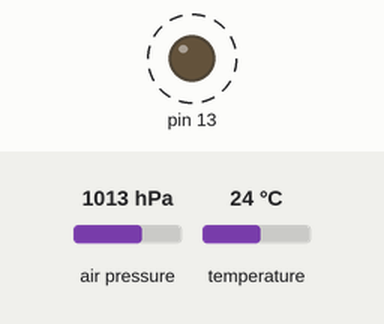
Recording of a sketch running on a simulated Arduino Uno, built with avr-gcc and run on an emulated ATmega328P. On the bench: output pins drawn as LEDs (lit = HIGH). Dashed ring = blinking. The test bench sets the inputs (shaded band); at power-on: air pressure 1013 hPa, temperature 24 °C. No radio packets arrive unless stated; pins used as bus, display or sensor lines are not drawn; what the sketch prints to the serial monitor is not drawn.

Above: at 0.52 s.
Timing chart, 0 to 3.0 s (numbered marks = the images above):
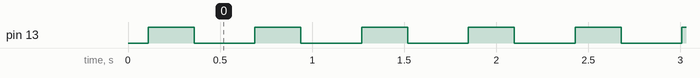

The sketch:

featherM0_Sender.ino
```cpp
#include <Wire.h>
#include <SPI.h>
#include <Adafruit_BMP280.h>
#include <RH_RF95.h>

#define BMP280_ADDRESS 0x76
#define RFM95_CS 8
#define RFM95_RST 4
#define RFM95_INT 3
#define RF95_FREQ 868.0
#define DEBUG 0

Adafruit_BMP280 bmp; // I2C
RH_RF95 rf95(RFM95_CS, RFM95_INT);

void setup() {
#ifdef DEBUG
  Serial.begin(9600);
  while ( !Serial ) delay(100);   // wait for native usb // only use if plugged into pc or laptop
  Serial.println(F("HELLO"));
  Serial.println(F("BMP280 test"));
#endif

  // LoRa reset and init
  pinMode(RFM95_RST, OUTPUT);
  digitalWrite(RFM95_RST, HIGH);
  delay(10);
  digitalWrite(RFM95_RST, LOW);
  delay(10);
  digitalWrite(RFM95_RST, HIGH);
  delay(10);

  if (!rf95.init()) {
  #ifdef DEBUG
    Serial.println(F("LoRa init failed"));
  #endif
    while (1) delay(10);
  }
  if (!rf95.setFrequency(RF95_FREQ)) {
  #ifdef DEBUG
    Serial.println(F("setFrequency failed"));
  #endif
    while (1) delay(10);
  }
  rf95.setTxPower(13, false);

  unsigned status;
  status = bmp.begin(BMP280_ADDRESS);
  if (!status) {
  #ifdef DEBUG
    Serial.println(F("Could not find a valid BMP280 sensor, check wiring or "
                      "try a different address!"));
    Serial.print("SensorID was: 0x"); Serial.println(bmp.sensorID(),16);
    Serial.print("        ID of 0xFF probably means a bad address, a BMP 180 or BMP 085\n");
    Serial.print("   ID of 0x56-0x58 represents a BMP 280,\n");
    Serial.print("        ID of 0x60 represents a BME 280.\n");
    Serial.print("        ID of 0x61 represents a BME 680.\n");
  #endif
    while (1) delay(10);
  }
  /* Default settings from datasheet. */
  bmp.setSampling(Adafruit_BMP280::MODE_NORMAL,     /* Operating Mode. */
                  Adafruit_BMP280::SAMPLING_X2,     /* Temp. oversampling */
                  Adafruit_BMP280::SAMPLING_X16,    /* Pressure oversampling */
                  Adafruit_BMP280::FILTER_X16,      /* Filtering. */
                  Adafruit_BMP280::STANDBY_MS_500); /* Standby time. */
  pinMode(13, OUTPUT);
}

void loop() {
  float temp = bmp.readTemperature();
  float pres = bmp.readPressure();
  float alt = bmp.readAltitude(1033.45);
#ifdef DEBUG
  Serial.print(F("Temperature = "));
  Serial.print(temp);
  Serial.println(" *C");
  Serial.print(F("Pressure = "));
  Serial.print(pres);
  Serial.println(" Pa");
  Serial.print(F("Approx altitude = "));
  Serial.print(alt);
  Serial.println(" m");
  Serial.println();
#endif

  // Send over LoRa as: temp,pressure,altitude
  String msg = String(temp) + "," + String(pres) + "," + String(alt);
  char buf[64];
  msg.toCharArray(buf, sizeof(buf));
  rf95.send((uint8_t *)buf, strlen(buf) + 1);
  rf95.waitPacketSent();

  digitalWrite(13, HIGH);
  delay(250);
  digitalWrite(13, LOW);
  delay(250);
}
```

Measured:
- by itself, pin 13: alternates HIGH for 0.25 s and LOW for 0.33 s
